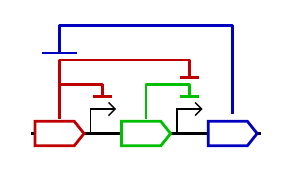

Write the Python code that produced this figure.
#!/usr/bin/env python
"""
Plot interactions to and from glyphs.
"""

import parasbolv as psv
import matplotlib.pyplot as plt

part_list = []
part_list.append( ['CDS', 
                   None,
                   {'cds': {'facecolor': (1,1,1), 'edgecolor': (0.75,0,0), 'linewidth': 2}}
                  ] )
part_list.append( ['Promoter', 
                   None,
                   None
                  ] )
part_list.append( ['CDS', 
                   None,
                   {'cds': {'facecolor': (1,1,1), 'edgecolor': (0,0.75,0), 'linewidth': 2}}
                  ] )
part_list.append( ['Promoter', 
                   None,
                   None
                  ] )
part_list.append( ['CDS', 
                   None,
                   {'cds': {'facecolor': (1,1,1), 'edgecolor': (0,0,0.75), 'linewidth': 2}}
                  ] )

# Create list of interactions to pass to render_part_list
interaction_list = []
interaction_list.append([0, 1, 'inhibition', {'color': (0.75, 0, 0),
                                              'heightskew': 0,
                                              'headheight': 2,
                                              'headwidth': 10,
                                              'zorder': 0,
                                              'linewidth': 2,
                                              'sending_xy_skew': (0,0),
                                              'receiving_xy_skew': (0,0)}])
interaction_list.append([0, 3, 'inhibition', {'color': (0.75, 0, 0),
                                              'heightskew': 3,
                                              'headheight': 2,
                                              'headwidth': 10,
                                              'zorder': 0,
                                              'linewidth': 2,
                                              'sending_xy_skew': (0,0),
                                              'receiving_xy_skew': (0,9)}])
interaction_list.append([2, 3, 'inhibition', {'color': (0, 0.75, 0),
                                              'heightskew': 0,
                                              'headheight': 2,
                                              'headwidth': 10,
                                              'zorder': 0,
                                              'linewidth': 2,
                                              'sending_xy_skew': (0,0),
                                              'receiving_xy_skew': (0,0)}])
interaction_list.append([4, 0, 'inhibition', {'color': (0, 0, 0.75),
                                              'heightskew': 13,
                                              'headheight': 2,
                                              'headwidth': 20,
                                              'zorder': 0,
                                              'linewidth': 2,
                                              'sending_xy_skew': (0,0),
                                              'receiving_xy_skew': (0,25)}])

fig, ax, baseline_start, baseline_end = psv.render_part_list(part_list, glyph_path='../glyphs/', padding=0.2, interaction_list=interaction_list)

# Can also manually plot interactions:
# interaction_bounds = psv.draw_interaction(ax, ((50, 15), (55, 15)), ((60, 15), (65, 15)), 'process', None)

ax.plot([baseline_start[0], baseline_end[0]], [baseline_start[1], baseline_end[1]], color=(0,0,0), linewidth=1.5, zorder=0)
fig.savefig('06_draw_interactions.pdf', transparent=True, dpi=300)
plt.show()